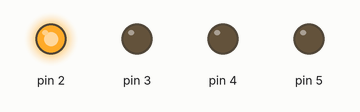
This sketch was run on a simulated Arduino Uno, built with avr-gcc and run on an emulated ATmega328P. Shown: output pins drawn as LEDs (lit = HIGH).

Above: at 0.1 s.
At 1.1 s:
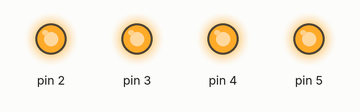
At 1.7 s:
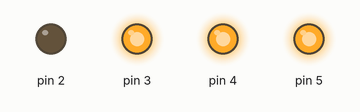
At 2.1 s:
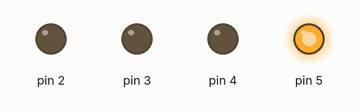
At 2.5 s:
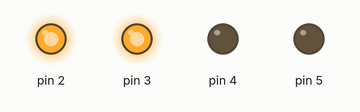
At 4.9 s:
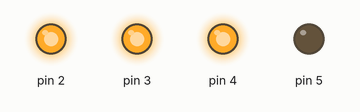
Timing chart, 0 to 5.2 s (numbered marks = the images above):
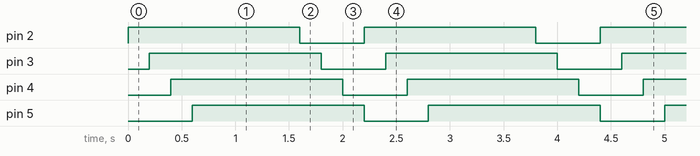

Measured:
- by itself, pin 2–5: alternates HIGH for 1.6 s and LOW for 0.60 s
- by itself, everything shown: repeats every 2.2 s, in 7 steps

The sketch:

rapid_light.ino
```cpp
int ledRed=2;
int ledBlue=3;
int ledGreen=4;
int ledYellow=5;
void setup() {

  pinMode(2,OUTPUT);
  pinMode(3,OUTPUT);
  pinMode(4,OUTPUT);
  pinMode(5,OUTPUT);
}

void loop() {
  // put your main code here, to run repeatedly:
  digitalWrite(2,HIGH);
  delay(200);
  digitalWrite(3,HIGH);
  delay(200);
  digitalWrite(4,HIGH);
  delay(200);
  digitalWrite(5,HIGH);


  delay(1000);


  digitalWrite(2,LOW);
  delay(200);
  digitalWrite(3,LOW);
  delay(200);
  digitalWrite(4,LOW);
  delay(200);
  digitalWrite(5,LOW);
}
```
